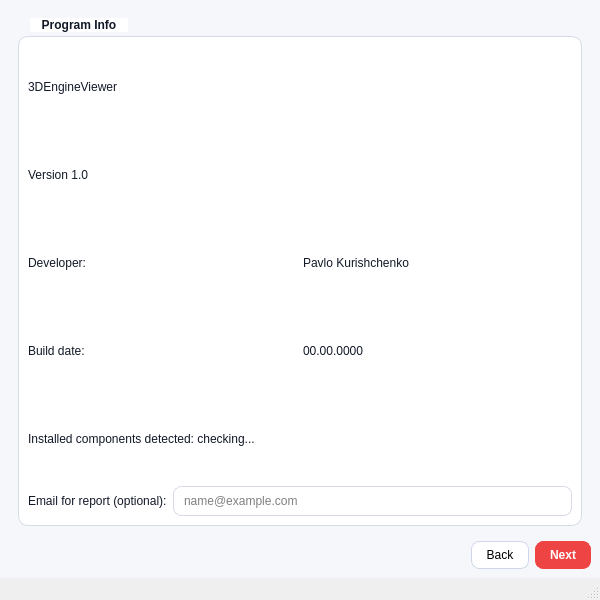
<?xml version="1.0" encoding="UTF-8"?>
<ui version="4.0">
 <class>MainWindow</class>
 <widget class="QMainWindow" name="MainWindow">
  <property name="geometry">
   <rect>
    <x>0</x>
    <y>0</y>
    <width>600</width>
    <height>600</height>
   </rect>
  </property>
  <property name="maximumSize">
   <size>
    <width>800</width>
    <height>600</height>
   </size>
  </property>
  <property name="windowTitle">
   <string>MainWindow</string>
  </property>
  <property name="styleSheet">
   <string notr="true">QWidget#centralwidget {
      background-color: #F6F7FB;
      font-size: 11pt;
    }

    QGroupBox {
      background-color: #FFFFFF;
      border: 1px solid #D7DBE7;
      border-radius: 10px;
      margin-top: 18px;
      font-weight: 700;
    }

    QGroupBox QWidget {
      font-weight: 400;
    }

    QGroupBox::title {
      subcontrol-origin: margin;
      subcontrol-position: top left;
      left: 12px;
      padding: 0 10px;
      color: #111827;
      font-weight: 800;
      background-color: #FFFFFF;
    }

    QLabel#l_finishTitle {
      font-size: 14pt;
      font-weight: 700;
    }

    QLabel {
      color: #111827;
      font-weight: 400;
    }

    QLabel#l_uninstallStatus {
      color: #4B5563;
    }

    QLineEdit,
    QTextBrowser {
      background-color: #FFFFFF;
      border: 1px solid #D7DBE7;
      border-radius: 8px;
      padding: 6px 8px;
    }

    QTextBrowser {
      font-family: &quot;Cascadia Mono&quot;, &quot;Consolas&quot;, &quot;Courier New&quot;;
    }

    QLineEdit:focus,
    QTextBrowser:focus {
      border: 1px solid #9AA7C7;
    }

    QPushButton {
      background-color: #FFFFFF;
      border: 1px solid #CFD6EA;
      border-radius: 8px;
      padding: 6px 14px;
    }

    QPushButton:hover {
      background-color: #F0F3FA;
    }

    QPushButton:pressed {
      background-color: #E6EBF7;
    }

    QPushButton:disabled {
      color: #9CA3AF;
      background-color: #F3F4F6;
      border-color: #E5E7EB;
    }

    QPushButton#b_next {
      background-color: #EF4444;
      border: 1px solid #EF4444;
      color: #FFFFFF;
      font-weight: 600;
    }

    QPushButton#b_next:hover {
      background-color: #DC2626;
      border-color: #DC2626;
    }

    QPushButton#b_next:pressed {
      background-color: #B91C1C;
      border-color: #B91C1C;
    }

    QPushButton#b_next:disabled {
      background-color: #FCA5A5;
      border-color: #FCA5A5;
      color: #FFFFFF;
    }

    QProgressBar {
      background-color: #FFFFFF;
      border: 1px solid #D7DBE7;
      border-radius: 8px;
      text-align: center;
    }

    QProgressBar::chunk {
      border-radius: 7px;
      background-color: #93C5FD;
    }</string>
  </property>
  <widget class="QWidget" name="centralwidget">
   <layout class="QVBoxLayout" name="verticalLayout_root">
    <item>
     <widget class="QStackedWidget" name="stackedWidget">
      <property name="currentIndex">
       <number>0</number>
      </property>
      <widget class="QWidget" name="pageWelcome">
       <layout class="QVBoxLayout" name="verticalLayout_welcome">
        <item>
         <widget class="QGroupBox" name="gb_programInfo">
          <property name="title">
           <string>Program Info</string>
          </property>
          <layout class="QVBoxLayout" name="verticalLayout_program">
           <item>
            <widget class="QLabel" name="l_programName">
             <property name="text">
              <string>3DEngineViewer</string>
             </property>
            </widget>
           </item>
           <item>
            <widget class="QLabel" name="l_programVersion">
             <property name="text">
              <string>Version 1.0</string>
             </property>
            </widget>
           </item>
           <item>
            <layout class="QHBoxLayout" name="horizontalLayout_dev">
             <item>
              <widget class="QLabel" name="l_developer">
               <property name="text">
                <string>Developer: </string>
               </property>
              </widget>
             </item>
             <item>
              <widget class="QLabel" name="l_developerName">
               <property name="text">
                <string>Pavlo Kurishchenko</string>
               </property>
              </widget>
             </item>
            </layout>
           </item>
           <item>
            <layout class="QHBoxLayout" name="horizontalLayout_build">
             <item>
              <widget class="QLabel" name="l_buildDate">
               <property name="text">
                <string>Build date: </string>
               </property>
              </widget>
             </item>
             <item>
              <widget class="QLabel" name="l_buildDateValue">
               <property name="text">
                <string>00.00.0000</string>
               </property>
              </widget>
             </item>
            </layout>
           </item>
           <item>
            <widget class="QLabel" name="l_installedStatus">
             <property name="text">
              <string>Installed components detected: checking...</string>
             </property>
            </widget>
           </item>
            <item>
             <layout class="QHBoxLayout" name="horizontalLayout_reportEmail">
              <item>
               <widget class="QLabel" name="l_reportEmail">
                <property name="text">
                 <string>Email for report (optional):</string>
                </property>
               </widget>
              </item>
              <item>
               <widget class="QLineEdit" name="le_reportEmail">
                <property name="placeholderText">
                 <string>name@example.com</string>
                </property>
               </widget>
              </item>
             </layout>
            </item>
          </layout>
         </widget>
        </item>
       </layout>
      </widget>
      <widget class="QWidget" name="pageUninstall">
       <layout class="QVBoxLayout" name="verticalLayout_uninstall">
        <item>
         <widget class="QGroupBox" name="gb_uninstalling">
          <property name="title">
           <string>Uninstalling</string>
          </property>
          <layout class="QVBoxLayout" name="verticalLayout_uninstall_box">
           <item>
            <widget class="QLabel" name="l_uninstallStatus">
             <property name="text">
              <string>Preparing...</string>
             </property>
            </widget>
           </item>
           <item>
            <widget class="QProgressBar" name="pb_uninstallProgress">
             <property name="value">
              <number>0</number>
             </property>
            </widget>
           </item>
           <item>
            <widget class="QTextBrowser" name="tb_steps"/>
           </item>
          </layout>
         </widget>
        </item>
       </layout>
      </widget>
      <widget class="QWidget" name="pageFinish">
       <layout class="QVBoxLayout" name="verticalLayout_finish">
        <item>
         <widget class="QGroupBox" name="gb_finish">
          <property name="title">
           <string>Finish</string>
          </property>
          <layout class="QVBoxLayout" name="verticalLayout_finish_box">
           <item>
            <widget class="QLabel" name="l_finishTitle">
             <property name="text">
              <string>Uninstallation completed</string>
             </property>
            </widget>
           </item>
           <item>
            <layout class="QGridLayout" name="gridLayout_finish">
             <item row="0" column="0">
              <widget class="QLabel" name="l_finishPath">
               <property name="text">
                <string>Install path:</string>
               </property>
              </widget>
             </item>
             <item row="0" column="1">
              <widget class="QLabel" name="l_finishPathValue">
               <property name="text">
                <string>-</string>
               </property>
              </widget>
             </item>
             <item row="1" column="0">
              <widget class="QLabel" name="l_finishDate">
               <property name="text">
                <string>Install date:</string>
               </property>
              </widget>
             </item>
             <item row="1" column="1">
              <widget class="QLabel" name="l_finishDateValue">
               <property name="text">
                <string>-</string>
               </property>
              </widget>
             </item>
             <item row="2" column="0">
              <widget class="QLabel" name="l_finishTime">
               <property name="text">
                <string>Install time:</string>
               </property>
              </widget>
             </item>
             <item row="2" column="1">
              <widget class="QLabel" name="l_finishTimeValue">
               <property name="text">
                <string>-</string>
               </property>
              </widget>
             </item>
             <item row="3" column="0">
              <widget class="QLabel" name="l_finishSerial">
               <property name="text">
                <string>Serial:</string>
               </property>
              </widget>
             </item>
             <item row="3" column="1">
              <widget class="QLabel" name="l_finishSerialValue">
               <property name="text">
                <string>-</string>
               </property>
              </widget>
             </item>
            </layout>
           </item>
          </layout>
         </widget>
        </item>
       </layout>
      </widget>
     </widget>
    </item>
    <item>
     <layout class="QHBoxLayout" name="horizontalLayout_nav">
      <item>
       <spacer name="horizontalSpacer">
        <property name="orientation">
         <enum>Qt::Orientation::Horizontal</enum>
        </property>
        <property name="sizeHint" stdset="0">
         <size>
          <width>40</width>
          <height>20</height>
         </size>
        </property>
       </spacer>
      </item>
      <item>
       <widget class="QPushButton" name="b_back">
        <property name="text">
         <string>Back</string>
        </property>
       </widget>
      </item>
      <item>
       <widget class="QPushButton" name="b_next">
        <property name="text">
         <string>Next</string>
        </property>
       </widget>
      </item>
     </layout>
    </item>
   </layout>
  </widget>
  <widget class="QMenuBar" name="menubar">
   <property name="geometry">
    <rect>
     <x>0</x>
     <y>0</y>
     <width>600</width>
     <height>26</height>
    </rect>
   </property>
  </widget>
  <widget class="QStatusBar" name="statusbar"/>
 </widget>
 <resources/>
 <connections/>
</ui>
